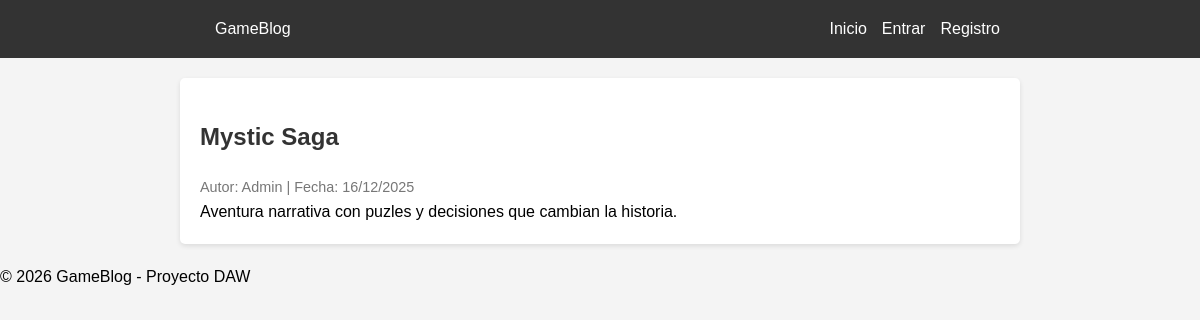
Page /index.php?action=show_post&id=3 on the committed database.
### tables this page shows
CREATE TABLE IF NOT EXISTS posts (
    id INT AUTO_INCREMENT PRIMARY KEY,
    user_id INT NOT NULL,
    title VARCHAR(150) NOT NULL,
    content TEXT NOT NULL,
    image_url VARCHAR(255) DEFAULT NULL,
    created_at TIMESTAMP DEFAULT CURRENT_TIMESTAMP,
    FOREIGN KEY (user_id) REFERENCES users(id) ON DELETE CASCADE
);

CREATE TABLE IF NOT EXISTS users (
    id INT AUTO_INCREMENT PRIMARY KEY,
    username VARCHAR(80) NOT NULL,
    email VARCHAR(120) NOT NULL UNIQUE,
    password_hash VARCHAR(255) NOT NULL,
    role ENUM('admin', 'writer', 'subscriber') DEFAULT 'subscriber',
    created_at TIMESTAMP DEFAULT CURRENT_TIMESTAMP
);

### controllers/PostController.php (called while the page is built, shortened)
<?php
require_once __DIR__ . '/../models/Post.php';
class PostController {
    private $postModel;
    public function __construct() {
        $database = new Database();
        $db = $database->getConnection();
        $this->postModel = new Post($db);
    }
    protected function render(string $view, array $data = []) {
        extract($data);
        include __DIR__ . '/../views/' . $view;
    }
    public function show($id) {
        $post = $this->postModel->find($id);
        return $this->render('posts/show.php', compact('post'));
    }
}

### models/Post.php (called while the page is built, shortened)
<?php
class Post {
    private $db;
    public function __construct($db) {
        $this->db = $db;
    }
    public function find($id) {
        $stmt = $this->db->prepare("SELECT posts.*, users.username FROM posts JOIN users ON posts.user_id = users.id WHERE posts.id = ?");
        $stmt->execute([$id]);
        return $stmt->fetch();
    }
}

### views/posts/show.php (the view, shortened to what this page needs)
<?php include __DIR__ . '/../layout/header.php'; ?>
<div class="post-detail">
    <article>
        <h1><?= htmlspecialchars($post['title']) ?></h1>
        <div class="post-meta">
            Autor: <?= htmlspecialchars($post['username']) ?> | Fecha: <?= date('d/m/Y', strtotime($post['created_at'])) ?>
        </div>
        <div class="content">
            <?= nl2br(htmlspecialchars($post['content'])) ?>
        </div>
    </article>
</div>
<?php include __DIR__ . '/../layout/footer.php'; ?>

### public/style.css (style rules this page uses)
body { font-family: sans-serif; line-height: 1.6; margin: 0; padding: 0; background-color: #f4f4f4; }
h1, h2 { color: #333; }
.post-meta { color: #777; font-size: 0.9em; }

### rows in the picture
posts: title "Mystic Saga", user.username "Admin", created_at "16/12/2025", content "Aventura narrativa con puzles y decisiones que cambian la historia."
